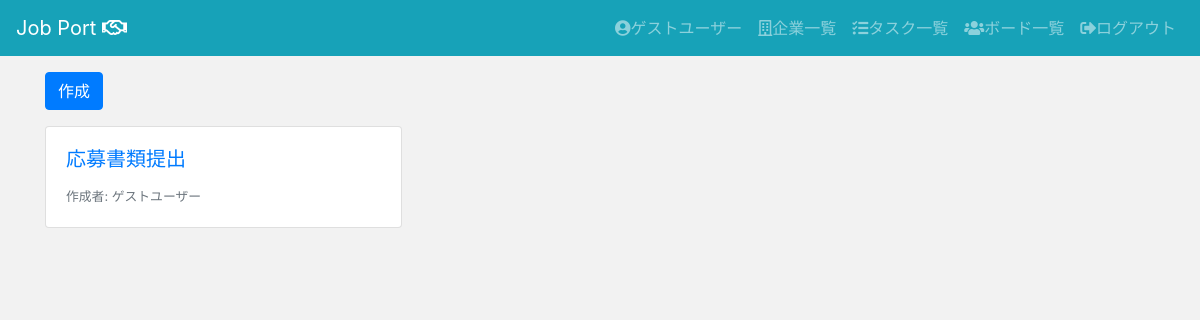
/jpapp/tasks/ (signed in), run on an earlier commit of the app's database.
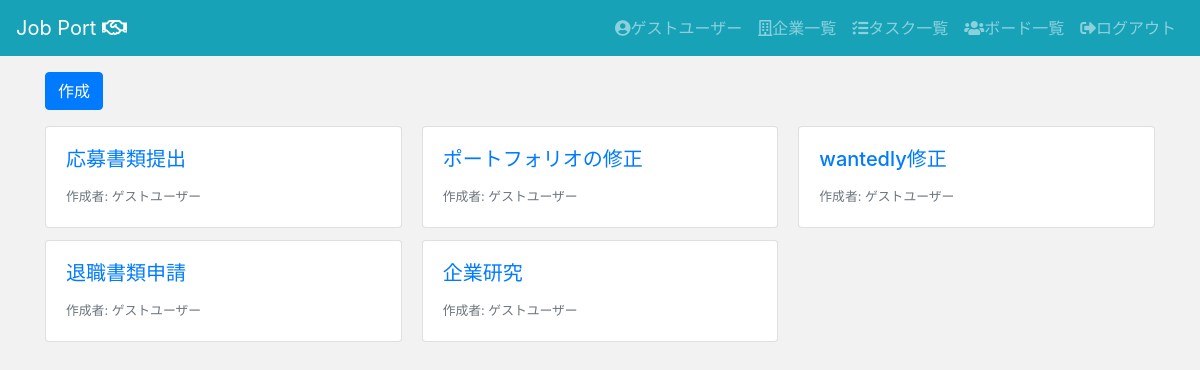
And on a later commit of the database.
### jpapp/models.py (models this page shows, shortened)
class Task(models.Model):
    task_title = models.CharField(max_length=100)
    task_memo = models.TextField()
    duedate = models.DateField()
    user = models.ForeignKey(User, on_delete=models.CASCADE)

### jpapp/views.py (the view)
# urls.py: path("tasks/", views.TaskListView.as_view(), name="tasks_list"),
class TaskListView(LoginRequiredMixin, ListView):
    model = Task
    template_name = "jpapp/tasks/list.html"
    def get_queryset(self):
        current_user = self.request.user
        if current_user.is_superuser: # スーパーユーザの場合、リストにすべてを表示する。
            task_list = Task.objects.all()
            return task_list
        else: # 一般ユーザは自分のレコードのみ表示する。
            task_list = Task.objects.filter(user=current_user.id)
            return task_list

### templates/jpapp/tasks/list.html
{% extends "jpapp/base.html" %}
{% block content %}
<div class="container">
  <a class="btn btn-primary my-3" href="{% url 'jpapp:tasks_create' %}" role="button">作成</a>
  <div class="card-columns">
    {% for task in task_list %}
    <a href="{% url 'jpapp:tasks_detail' task.pk %}" class="card">
      <div class="card-body">
        <h5 class="card-title">{{ task.task_title }}</h5>
        <footer>
          <small class="text-muted">作成者: {{ task.user.username }}</small>
        </footer>
      </div>
    </a>
    {% endfor %}
  </div>
</div>
{% endblock %}

### templates/jpapp/base.html (shortened to what this page needs)
{% load static %}
<!doctype html>
<html lang="ja">
  <head>
    <link rel="stylesheet" href="https://stackpath.bootstrapcdn.com/bootstrap/4.3.1/css/bootstrap.min.css">
    <link href="https://use.fontawesome.com/releases/v5.6.1/css/all.css" rel="stylesheet">
    <link rel="stylesheet" type="text/css" href="{% static 'jpapp/custom.css' %}">
    <link href="https://use.fontawesome.com/releases/v5.6.1/css/all.css" rel="stylesheet">
  </head>
  <body>
    <header>
      <nav class="navbar navbar-expand-lg navbar-dark bg-info">
        <a class="navbar-brand" href="{% url 'jpapp:index' %}">Job Port <i class="far fa-handshake"></i></a>
        <div class="collapse navbar-collapse" id="navbarSupportedContent">
          <ul class="navbar-nav">
            {% if request.user.is_authenticated %}
            <li class="nav-item">
              <a class="nav-link" href="{% url 'jpapp:users_detail' request.user.pk %}"><i class="fas fa-user-circle"></i>{{ request.user.username }}</a>
            </li>
            <li class="nav-item">
              <a class="nav-link" href="{% url 'jpapp:companies_list' %}"><i class="far fa-building"></i>企業一覧</a>
            </li>
            <li class="nav-item">
              <a class="nav-link" href="{% url 'jpapp:tasks_list' %}"><i class="fas fa-tasks"></i>タスク一覧</a>
            </li>
            <li class="nav-item">
              <a class="nav-link" href="{% url 'jpapp:boards_list' %}"><i class="fas fa-users"></i>ボード一覧</a>
            </li>
            <li class="nav-item">
              <a class="nav-link" href="{% url 'logout' %}"><i class="fas fa-sign-out-alt"></i>ログアウト</a>
            </li>
            {% endif %}
          </ul>
        </div>
      </nav>
    </header>
    <main>
      {% block content %}
      {% endblock %}
    </main>
  </body>
</html>

### static/jpapp/custom.css (style rules this page uses)
body { background-color: #F2F2F2; }

What changed in the data, as far as the page shows it:
added Task: task_title "退職書類申請", user.username "ゲストユーザー"
added Task: task_title "ポートフォリオの修正", user.username "ゲストユーザー"
added Task: task_title "企業研究", user.username "ゲストユーザー"
added Task: task_title "wantedly修正", user.username "ゲストユーザー"
